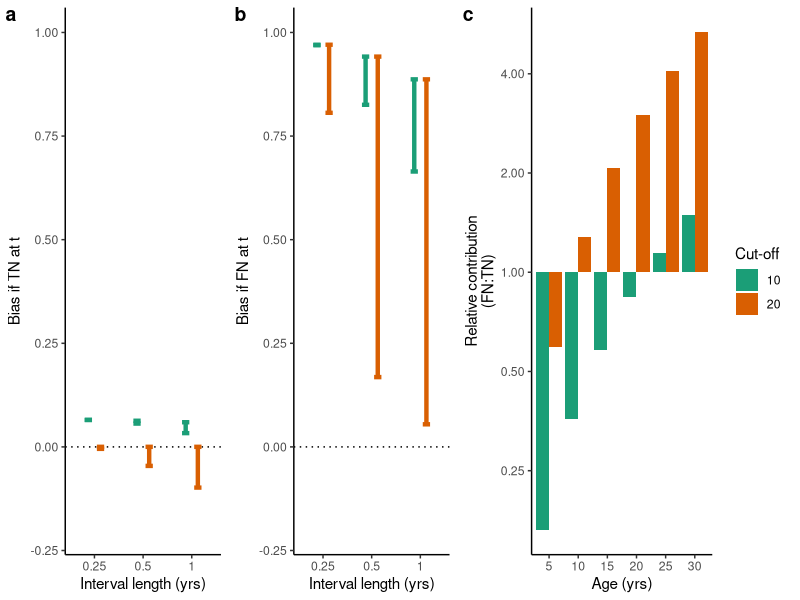
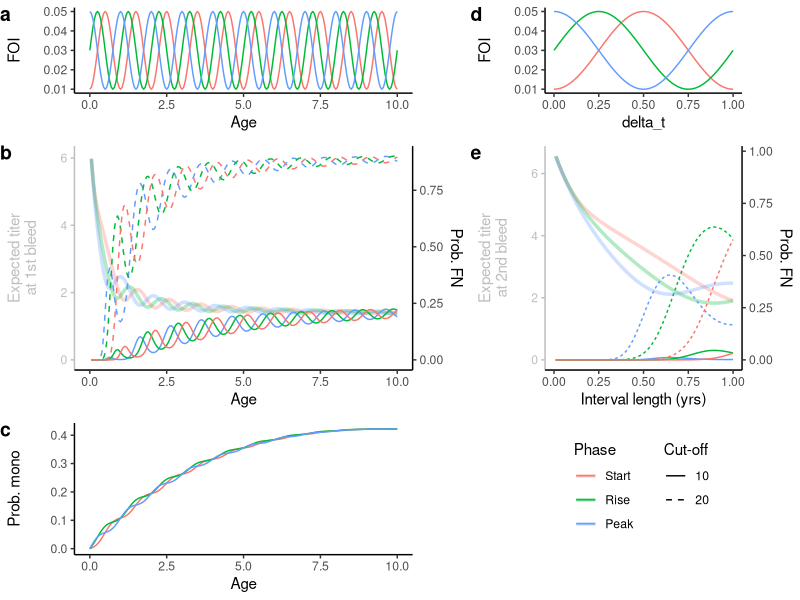

Reproduce these figures in R, in order.
#' ---
#' title: "Supplementary mathematical analysis: biases in force of infection inferred from seroincidence data"
#' author: ""
#' date: ""
#' header-includes:
#'   - \pagenumbering{gobble}
#' ---


#+ include = FALSE
knitr::opts_chunk$set(include = TRUE, echo = FALSE, warning = FALSE)


library(tidyverse); theme_set(theme_classic())
library(ggpubr)


# Salje, 2018 estimates
Omega = 1.33
Gamma = 5.39
Delta = 0.017 * 365.25
Sigma = 0.49
# Arbitrary relative amount of CXR titer
Omega0_rel = 0.2


#' Notations used throughout this document are defined as follows.

#' \begin{align*}
#' P(\ominus_t)     &= \text{Probability of testing negative at time $t$} \\
#' P(\oplus_t)      &= \text{Probability of testing positive at time $t$} \\
#' P(\ominus^T_t)   &= \text{Probability of being true negative at time $t$} \\
#' P(\oplus^T_t)    &= \text{Probability of being true positive at time $t$} \\
#' P(\ominus^F_t)   &= \text{Probability of being false negative at time $t$} \\
#' P(\oplus^F_t)    &= \text{Probability of being false positive at time $t$} \\
#' % ---- suspectibiliyy
#' P(S_{t} = i)     &= \text{Probability of having acquired $i$ infections at time $t$} \\
#' p_{a}            &= \text{Probability of escaping a particular serotype up till age $a$} \\
#' \bar{\lambda}    &= \text{Average historical per-serotype force of infection} \\
#' \lambda_t        &= \text{Per-serotype force of infection during time interval $(t, t + \Delta{t}]$} \\
#' % ---- titer-related
#' \omega           &= \text{Long-term persistent titer rise acquired upon primary dengue infection} \\
#' \gamma           &= \text{Temporary titer rise upon primary dengue infection} \\
#' \delta           &= \text{Rate of exponential decay in temporary titers} \\
#' \sigma           &= \text{Standard deviation of assay measurements from true underlying titer of a DENV-exposed individual} \\
#' \sigma_0         &= \text{Standard deviation of assay measurements from true underlying titer of a DENV-naive individual} \\
#' \nu              &= \text{Seropositivity titer cut-off} \\
#' \Phi(x)          &= \text{Cumulative density of a standard normal distribution at value $x$} \\
#' \end{align*}
#' 



#' Longitudinal serology is typically viewed as the gold standard for measuring levels of transmission within a time period as it directly measures serological changes of individuals. 
#' We can express the
#' \textbf{true probability of first infection incidence} during a time interval $(t, t + \Delta{t}]$ as

#' \begin{equation}
#' \begin{split}
#' P(S_{t + \Delta{t}} \ge 1 | S_{t} = 0) = P(S_{t + \Delta{t}} = 1 | S_{t} = 0) + P(S_{t + \Delta{t}} > 1 | S_{t} = 0)
#' \end{split}
#' \end{equation}
#'


#' \textbf{Probability of observing seroconversion} in an individual, $P(\oplus_{(t, t + \Delta{t}]} | \ominus_{t})$, can be expanded to a weighted average between probabilities of seroconverting given being truely negative at the first time point, $t$, and being falsely negative. 
#'

#' \begin{equation} \label{eq:seroconvert}
#' \begin{split}
#' P(\oplus_{(t, t + \Delta{t}]} | \ominus_{t}) =
#'       \frac{P( \ominus^T_{t} )}{P(\ominus_{t})}{[ P( \oplus^T_{t + \Delta{t}} | \ominus^T_{t} ) + P( \oplus^F_{t + \Delta{t}} | \ominus^T_{t} ) ]} +
#'       \frac{P( \ominus^F_{t} )}{P(\ominus_{t})}{[ P( \oplus^T_{t + \Delta{t}} | \ominus^F_{t} ) + P( \oplus^F_{t + \Delta{t}} | \ominus^F_{t} ) ]}
#' \end{split}
#' \end{equation}
#'





#' \textbf{Biases in seroconversion probabilities when truly negative at t}
#' from the true probability of first infection incidence is then
#  ..................

#' \begin{equation} \label{eq:bias_tneg}
#' \begin{split}
#' & [ P( \oplus^T_{(t, t + \Delta{t}]} | \ominus^T_{t} ) + P( \oplus^F_{(t, t + \Delta{t}]} | \ominus^T_{t} ) ]
#'     - P(S_{(t, t + \Delta{t}]} = 1 | S_{t} = 0) 
#'     - P(S_{(t, t + \Delta{t}]} > 1 | S_{t} = 0) \\
#' & =   P(S_{(t, t + \Delta{t}]} = 1 | S_{t} = 0) ~ P(\oplus^T_{(t, t + \Delta{t}]} | S_{(t, t + \Delta{t}]} = 1)
#'       + P(S_{(t, t + \Delta{t}]} > 1 | S_{t} = 0) ~ P(\oplus^T_{(t, t + \Delta{t}]} | S_{(t, t + \Delta{t}]} > 1) \\
#' &     + P(S_{(t, t + \Delta{t}]} = 0 | S_{t} = 0) ~ P(\oplus^F_{(t, t + \Delta{t}]} | S_{(t, t + \Delta{t}]} = 0)
#'       - P(S_{(t, t + \Delta{t}]} = 1 | S_{t} = 0) 
#'       - P(S_{(t, t + \Delta{t}]} > 1 | S_{t} = 0) \\
#' & =   P(S_{(t, t + \Delta{t}]} = 0 | S_{t} = 0) ~ P(\oplus^F_{(t, t + \Delta{t}]} | S_{(t, t + \Delta{t}]} = 0) \\
#' &     + P(S_{(t, t + \Delta{t}]} = 1 | S_{t} = 0) [ P(\oplus^T_{(t, t + \Delta{t}]} | S_{(t, t + \Delta{t}]} = 1) - 1 ] \\
#' &     + P(S_{(t, t + \Delta{t}]} > 1 | S_{t} = 0) [ P(\oplus^T_{(t, t + \Delta{t}]} | S_{(t, t + \Delta{t}]} > 1) - 1 ] \\
#' \end{split}
#' \end{equation}
#'

#' We can see that the bias is a weighted average between biases when no infection occurred during the interval ($S_{(t, t + \Delta{t}]} = 0, S_{t} = 0$), when one infection occurred during the interval ($S_{(t, t + \Delta{t}]} = 1 | S_{t} = 0$), and when more than one infection occurred during the interval ($S_{(t, t + \Delta{t}]} > 1 | S_{t} = 0$).
#' Assuming long-lived protection against infecting serotypes and no cross-protection between the serotypes, we can write the probabilities of these scenarios (i.e., the weights) for an individual of age $a$ at time $(t, t + \Delta{t}]$ as
#'

#' \begin{equation}
#' P(S_{(t, t + \Delta{t}]} = i) = {4 \choose i} ~ (e^{-\bar{\lambda}a})^{4-i} ~ (1 - e^{-\bar{\lambda}a})^{i}
#' \end{equation}
#'

#' Previous studies on the kinetics of anti-DENV antibodies have shown that the rise in antibody levels after having acquired one infection, i.e., monotypic titers, consists of a portion which diminishes within a year and  a portion which persists for longer (cite: Leah, Henrik). Following Salje et al, the kinetics of $H_{t}$, the true titer at time $t$, can be characterized as 
#' 

#' \begin{equation}
#' H_t = \omega + \gamma e^{-(t - \star{t}) \delta}
#' \end{equation}
#'

#' where $\omega$ is the long-term persistent titer acquired upon infection, $\gamma$ is the temporary titer rise, $\delta$ is the rate of exponential decay in temporary titer rise, and $\star{t}$ is time at which the infection occurred. For an assay with measurement noise which follows a normal distribution $N(0, \sigma^2)$,
#' using seropositivity cut-off $\nu$,
#' the probability of testing positive after being infected once is 
#'

#' \begin{equation}
#' P(\oplus^T_t | S_t = 1)
#' = 1 - \Phi(\frac{\nu - H_{t}}{\sigma})
#' \end{equation}
#'


#' In DENV-naive individuals, although anti-DENV antibodies are absent, cross-reactive titers against other \textit{Flaviviruses} in circulation could plausibly result in non-zero titers against DENV, $\omega_0$.
#' We can, in a similar manner, express the probability of testing positive when DENV-naive as
#'

#' \begin{equation}
#' P(\oplus^F_t | S_t = 0)
#' = 1 - \Phi(\frac{\nu - \omega_0}{\sigma})
#' \end{equation}
#'


#' Let probability of escaping a particular serotype during time interval $e^{-\lambda_t \Delta{t}} = p$,
#' we can express (\ref{eq:bias_tneg}) as

#' \begin{equation} \label{eq:bias_tneg_p}
#' \begin{split}
#' & p^4 ~ [ 1 - \Phi({\frac{\nu - \omega_0}{\sigma}}) ]
#'     + {4 \choose 1} ~ p^3 ~ (1-p) ~ [ (1 - \Phi({\frac{\nu - H_t}{\sigma}})) - 1 ]
#'     + [1 - p^4 - {4 \choose 1} ~ p^3 ~ (1-p) ] ~ [ 1 - 1 ] \\
#' & = p^4 ~ [ 1 - \Phi({\frac{\nu - \omega_0}{\sigma}}) ]
#'     - 4 ~ p^3 ~ (1-p) ~ \Phi({\frac{\nu - H_t}{\sigma}}))
#' \end{split}
#' \end{equation}
#'


# plot bias from true- at t
gTN_simple = 
    expand_grid(
        delta_t = c(0.25, 0.5, 1)
        , lambda_t = 0.03
        , nu = c(1,2)
        , sigma = Sigma
        , omega0 = Omega0_rel * Omega
    ) %>%
    mutate(
        product = delta_t * lambda_t
        , p = exp(-product)
        , Bias.lower = p^4 * (1 - pnorm(nu, omega0, sigma)) - 4 * p^3 * (1-p) * pnorm(nu, Omega + Gamma * exp(-Delta * delta_t), sigma)
        , Bias.upper = p^4 * (1 - pnorm(nu, omega0, sigma)) - 4 * p^3 * (1-p) * pnorm(nu, Omega + Gamma, sigma)
        , delta_t = factor(delta_t)
        , nu = factor(nu)
        , omega0 = factor(omega0)
    ) %>%
    ggplot(aes(x = delta_t, color = nu))+
    geom_hline(yintercept = 0, linetype = 3)+
    geom_errorbar(aes(
            ymin = Bias.lower, ymax = Bias.upper
            , group = paste(nu, omega0, delta_t)
        )
        , width = 0.3
        , linewidth = 1.5
        , position = position_dodge(0.5)
    )+
    xlab("Interval length (yrs)")+
    ylab("Bias if TN at t")+
    scale_color_brewer("Cut-off", palette = "Dark2", guide = "legend")



#' For the first case in Equation (\ref{eq:bias_tneg}) where no infection occurred, the bias increases when the seropostivity threshold is lowered.
#' In the second case where only one infection occurred, the bias becomes less negative when time since infection is small or when the seropostivity threshold is lowered.
#' Since time since infection in this case is bounded by the interval length, shorter bleeding intervals are more likely to be less negative.
#' Titers in individuals who have acquired multiple DENV infections, i.e., multitypic titers, are more robust and can be assumed to test negative at negligible levels. It follows that minimal bias would arise from the last case where more than one infection occurred during the interval.
#' 




#' \textbf{Biases in seroconversion probabilities when falsely negative at t},
#' under these described processes, 
#' can be expressed as
#  ..................

#' \begin{equation} \label{eq:bias_fneg}
#' \begin{split}
#' & P( \oplus^T_{(t, t + \Delta{t}]} | \ominus^F_{t}) + P( \oplus^F_{(t, t + \Delta{t}]} | \ominus^F_{t} ) 
#'     - P(S_{(t, t + \Delta{t}]} = 1 | S_{t} = 0) - P(S_{(t, t + \Delta{t}]} > 1 | S_{t} = 0) \\
#' & = P( \oplus^T_{(t, t + \Delta{t}]} | \ominus_{t}, S_{t} = 1) + 0
#'     - P(S_{(t, t + \Delta{t}]} = 1 | S_{t} = 0) - P(S_{(t, t + \Delta{t}]} > 1 | S_{t} = 0) \\
#' & = P( \oplus_{(t, t + \Delta{t}]}, S_{(t, t + \Delta{t}]} = 1 | \ominus_{t}, S_{t} = 1)
#'     + P( \oplus^T_{(t, t + \Delta{t}]}, S_{(t, t + \Delta{t}]} > 1 | \ominus^F_{t}, S_{t} = 1) \\
#' &   - P(S_{(t, t + \Delta{t}]} = 1 | S_{t} = 0) - P(S_{(t, t + \Delta{t}]} > 1 | S_{t} = 0) \\
#' \end{split}
#' \end{equation}
#'


#' The first case where $S_{(t, t + \Delta{t}]} = S_{t} = 1$ means that no infection occurred during the interval. $P(\oplus_{(t, t + \Delta{t}]})$ in this case has a lowerbound of $1 - \Phi(\frac{\nu - \omega}{\sigma})$. 
#' In the second case where infection(s) occurred during the interval, $S_{t} = 1$ and $S_{(t, t + \Delta{t}]} > 1$, $P(\oplus_{(t, t + \Delta{t}]}) \approx 1$.
#' Hence, $P(\oplus^T_{(t, t + \Delta{t}]} | \ominus^F_{t})$ is a weighted average between two quantities, $1 - \Phi(\frac{\nu - \omega}{\sigma})$ and $1$. Longer time between blood draws, $\Delta{t}$, and higher FOI, $\lambda_t$, during the interval tends the quantity towards $1$.
#' Again, for probability of escaping a particular serotype during the interval $p = e^{-\lambda_t \Delta{t}}$,
#' we can express (\ref{eq:bias_fneg}) as

#' \begin{equation} \label{eq:bias_fneg_p}
#' \begin{split}
#' & p^3 * (1 - \Phi(\frac{\nu - H_t}{\sigma})) + (1 - p^3) - (1 - p^4) \\
#' & = p^4 - \Phi(\frac{\nu - H_t}{\sigma}) p^3
#' \end{split}
#' \end{equation}
#'

# plot bias from false- at t
gFN_simple = 
    expand_grid(
        delta_t = c(0.25, 0.5, 1)
        , lambda_t = 0.03
        , nu = c(1,2)
    ) %>%
    mutate(
        product = delta_t * lambda_t
        , p = exp(-product)
        , Bias.lower = p^4 - pnorm(nu, Omega + Gamma * exp(-Delta * delta_t), Sigma) * p^3
        , Bias.upper = p^4 - pnorm(nu, Omega + Gamma, Sigma) * p^3
        , nu = factor(nu)
        , delta_t = factor(delta_t)
    ) %>%
    ggplot(aes(x = delta_t, color = nu))+
    geom_hline(yintercept = 0, linetype = 3)+
    geom_errorbar(aes(
            ymin = Bias.lower, ymax = Bias.upper
            , group = paste(nu, delta_t)
        )
        , width = 0.3
        , linewidth = 1.5
        , position = position_dodge(0.5)
    )+
    xlab("Interval length (yrs)")+
    ylab("Bias if FN at t")+
    scale_color_brewer("Cut-off", palette = "Dark2", guide = "legend")


#' \textbf{Relative contributions of the biases} can be expressed as
#  ..................

#' \begin{equation} \label{eq:rel}
#' \begin{split}
#' \frac{P(\ominus^F_{t}) }{ P(\ominus^T_{t})}
#' & = \frac{ P(S_{t} = 1) ~ P(\ominus^F_{t} | S_{t} = 1) }{ P(S_{t} = 0) ~ P(\ominus^T_{t} | S_{t} = 0) } \\
#' & = \frac{ {4 \choose 1} ~ (e^{-\bar{\lambda}a})^3 ~ (1 - e^{-\bar{\lambda}a}) }{ (e^{-\bar{\lambda}a})^4 } ~ \frac{ P(\ominus^F_{t} | S_{t} = 1) }{ P(\ominus^T_{t} | S_{t} = 0) } \\
#' & = 4 ~ \frac{ (1 - e^{-\bar{\lambda}a}) }{ (e^{-\bar{\lambda}a}) } ~ \frac{ P(\ominus^F_{t} | S_{t} = 1) }{ P(\ominus^T_{t} | S_{t} = 0) } \\
#' \end{split}
#' \end{equation}


#' The quantity is a product of the constant 4 and two variable components. The first variable component is zero when $a$ is zero or the average per-serotype force of infection $\bar{\lambda}$ is zero and grows as the product $\bar{\lambda}a$ increases.
#' The second variable component depends on the recency of the dengue infection with bounds
#'

#' \begin{equation}
#'     \frac{ \Phi(\frac{\nu - \omega - \gamma}{\sigma}) }{ \Phi(\frac{\nu - \omega_0}{\sigma}) }
#' \le \frac{ P(\ominus^F_{t} | S_{t} = 1) }{ P(\ominus^T_{t} | S_{t} = 0) } 
#' \le \frac{ \Phi(\frac{\nu - \omega}{\sigma}) }{ \Phi(\frac{\nu - \omega_0}{\sigma}) }
#' \le 1
#' \end{equation}
#' 


#' Assuming cross-reactive titer $\omega_0$ is at most $\omega$, the quantity is bounded at one.
#' Intuitively, lowering the positivity cut-off $\nu$ would decrease contribution of $\ominus^F_{t}$ to $\ominus_{t}$. However, the contribution can only be minimized down to $1 / (1 + { \Phi(\frac{\nu - \omega_0}{\sigma}) / \Phi(\frac{\nu - \omega - \gamma}{\sigma}) })$ and the efficiency of such reduction declines with age and historical FOI $\bar{\lambda}$.
#'

gRelative_simple = 
    expand_grid(
        nu = c(1,2)
        , avgLambda = 0.03
        , age = seq(5,30, by = 5)
    ) %>%
    mutate(val = (1 - exp(-avgLambda * age)) / exp(-avgLambda * age)) %>%    
    mutate(Upper = pnorm((nu - Omega)/Sigma) / pnorm((nu)/Sigma)) %>%
    mutate(Lower = pnorm((nu - Omega - Gamma)/Sigma) / pnorm((nu)/Sigma)) %>%
    mutate(
        age = factor(age)
        , nu = factor(nu)
    ) %>%
    ggplot(aes(x = age, fill = nu))+
    geom_col(aes(y = 4 * val * Upper, group = paste(nu, age))
        , position = "dodge"
    )+
    scale_y_continuous(
        "Relative contribution\n(FN:TN)", trans = "log2"
    )+
    xlab("Age (yrs)")+
    scale_fill_brewer("Cut-off"
        , palette = "Dark2"
        , guide = "legend"
        , labels = c(10,20)
    )

    
# .... plot the biases

#+ fig.height = 6
#+ fig.cap="\\label{fig:demo} Biases in seroconversion probabilities illustrated using antibody kinetics estimates from Salje, 2018. Biases in the case where the individual was a) true negative (TN) at pre-interval bleed versus b) false negative (FN) at pre-interval bleed. c) Upper bound of relative contribution between the FN and TN case to the seroconversion probability as a function of pre-interval age for seropositivity cut-offs 10 and 20."
ggarrange(
    ggarrange(
        gTN_simple + coord_cartesian(ylim = c(-0.2, 1))
        , gFN_simple + coord_cartesian(ylim = c(-0.2, 1))
        , nrow = 1
        , ncol = 2
        , common.legend = T
        , legend = "none"
        , align = 'h'
        , labels = "auto"
    )
    , gRelative_simple
    , ncol = 2
    , nrow = 1
    , widths = c(2,1.5)
    , labels = c("", "c")
)

#' Figure \ref{fig:demo} illustrates ranges of the biases and their relative contributions using mean parameter estimates of $\omega=`r Omega`$ and $\sigma=`r Sigma`$ from Salje, 2018 under various interval lengths and seropositivity cut-offs.
#' The amount of cross-reactive titers relative to DENV-specific titers was artibrarily set to 20\% ($\omega_0 = 0.2 \omega$). Per-serotype FOI (historical and during the interval) is set to 0.03.

#' Under these parameters, we can see that the magnitude of positive bias from false negative scenario at $t$ is far higher biases from the true negative scenario. Increasing the cut-off reduces the lower bound of such inflation (leading to greater uncertainty in the amount of bias introduced) and increases the contribution of the false negative scenario.

    
    



# ................

#' \textbf{Effects of seasonality on test positivity.}
#' The derivations, so far, assumes that FOI is constant throughout the year. 
#' However, it is conceivable that timings of the bleeds in relation to phases in the dengue seasons would lead to non-uniform distribution of the infections, and hence, may influence the expected biases.
#'

#' Let the per-serotype FOI at age $a$ of an individual $\lambda(a) = \bar{\lambda} + \delta_\lambda cos(2 \pi (a + \delta_t))$ where
#' $\delta_\lambda$ is the magnitude of fluctuation and $\delta_t$ governs the phase of the fluctuation in relation to age.
#' The per-serotype infection risk faced up till age $A$ is then
#'

#' \begin{equation}
#' \Lambda(A)
#' = \int_0^A \bar{\lambda} + \delta_\lambda cos(2 \pi (a + \delta_t)) \,da
#' = \bar{\lambda}A + \frac{\delta_\lambda}{2\pi} [ sin(2 \pi (A + \delta_t)) - sin(2 \pi \delta_t) ]
#' \end{equation}
#'

#' We can write the probability that the individual was infected by a particular serotype at age $A$ as $e^{-\Lambda(A)}\lambda(A)$.
#' Thus, the expected underlying titer of the individual at age $A_1$ given the individual was monotypically infected at that point is

#' \begin{equation}
#' \begin{split}
#' \mathbb{E}[H_{A_1} | S_{A_1} = 1]
#' & = \frac{3~e^{-\Lambda(A_1)} ~ \int_0^{A_1} (\omega + \gamma e^{-\delta(A_1 - A)}) ~ e^{-\Lambda(A)}\lambda(A) \,dA}{3~e^{-\Lambda(A_1)}~(1 - e^{-\Lambda(A_1)})} \\
#' & = \frac{\int_0^{A_1} (\omega + \gamma e^{-\delta(A_1 - A)}) ~ e^{-\Lambda(A)}\lambda(A) \,dA}{1 - e^{-\Lambda(A_1)}}
#' \end{split}
#' \end{equation}
#'

#' The growing contribution of $\bar{\lambda}A$ in $\Lambda(A)$ as age increases shrinks the impact of timing of the pre-interval blood draw in relation to seasonality.
#' Figure \ref{fig:season}a-c illustrates this shrinkage under parameter estimates from Salje, 2018.
#' On the other hand, for infections that occurred within the intervals, seasonality and the interval lengths dictates the distribution of time since infection at the second bleed (Figure \ref{fig:season}d). These timing variations affects the amount of titers waned, and consequentially, the probability of falsely testing negative at post-interval bleed. Figure \ref{fig:season}e illustrates this nuance under parameter estimates from Salje, 2018.


# FOI at time t
foi.t = function(time, phaseDiff, avgFoi = 0.03, deltaFoi = 0.02){
    # phaseDiff:
    # 1   = start at trough
    # 0.5 = start at midpoint between trough and peak
    # 0   = start at peak
    avgFoi + deltaFoi * cos((time -0.5 + phaseDiff) * 2*pi)
}

# FOI faced up till time t
foi.cum.t = function(time, phaseDiff, avgFoi = 0.03, deltaFoi = 0.02){
    # phaseDiff:
    # 1   = start at trough
    # 0.5 = start at midpoint between trough and peak
    # 0   = start at peak
    avgFoi*time + deltaFoi/(2*pi) * (
        sin( (time -0.5 + phaseDiff) * 2*pi ) -
        sin( (     -0.5 + phaseDiff) * 2*pi )
    )
}

# Probability of infection occurring at time t
probTime = function(time, phaseDiff, avgFoi = 0.03, deltaFoi = 0.02){
    # phaseDiff:
    # 0    = start at trough
    # 0.25 = start at midpoint between trough and peak (1/4 of season)
    # 0.5  = start at peak (1/2 of season)
    
    # probability of infection happening at time t
    # = probability of escaping up till t - dt *
    exp(-foi.cum.t(time, phaseDiff, avgFoi, deltaFoi)) *
    #   probability of being infected within dt
    foi.t(time, phaseDiff, avgFoi, deltaFoi)
}
    # # --- check that the math matches up -----
    # 1 - exp(-foi.cum.t(10.2, 0.5))
    # integrate(probTime, 0, 10.2, phaseDiff = 0.5)
    # # ----------------------------------------

# Probability of being monotypically infected at time t
probMono = function(time, phaseDiff, avgFoi = 0.03, deltaFoi = 0.02){
    # probability of escaping a particular serotype up till time t
    p = exp(-foi.cum.t(time, phaseDiff, avgFoi, deltaFoi))
    choose(4,1) * p^3 * (1-p)
}

# Expected titer at time t given infected once
monoTiter = function(times.eval, ...){
    sapply(times.eval, function(time.eval){
        integrate( function(time.infect){
                probTime(time.infect, ...) *
                (Omega + Gamma * exp(-Delta * (time.eval - time.infect)))
            }
            , 0
            , time.eval
        )$value /
        (1 - exp(-foi.cum.t(time.eval, ...)))
    })
    
}


Phase = c(
    '0' = 'Start'
    , '0.25' = 'Rise'
    , '0.5' = 'Peak'
)

Ages = seq(0, 10, by = 0.05)
gFoi =
    expand_grid(
        Age = Ages
        , phaseDiff = c(0, 0.25, 0.5)
    ) %>%
    mutate(
        FOI = foi.t(Age, phaseDiff)
        , Phase = factor(Phase[as.character(phaseDiff)], levels = Phase)
    ) %>%
    ggplot(aes(x = Age, y = FOI, group = Phase, color = Phase))+
    geom_line()

gTiter =
    expand_grid(
        Age = Ages
        , phaseDiff = c(0, 0.25, 0.5)
        , nu = c(1,2)
    ) %>%
    mutate(
        Titer = mapply(monoTiter, times.eval = Age, phaseDiff = phaseDiff)
        , pFN = pnorm((nu - Titer)/Sigma) *
            # scale for plotting
            (Omega + Gamma)
        , Phase = factor(Phase[as.character(phaseDiff)], levels = Phase)
    ) %>%
    ggplot(aes(x = Age, y = Titer, group = Phase, color = Phase))+
    geom_line(alpha = 0.3, linewidth = 1.2)+
    geom_line(aes(y = pFN, group = paste(Phase, nu), linetype = factor(nu)))+
    scale_y_continuous(
        'Expected titer\nat 1st bleed'
        , sec.axis = sec_axis(
            ~ . / (Omega + Gamma)
            , name = "Prob. FN"
        )
    )+
    scale_linetype_manual('Cut-off'
        , values = c(1,2)
        , labels = c(10,20)
    )+
    theme(
        axis.title.y.left = element_text(color = 'grey')
        , axis.text.y.left = element_text(color = 'grey')
        , axis.line.y.left = element_line(color = 'grey')
        , axis.ticks.y.left = element_line(color = 'grey')
        , legend.box = 'horizontal'
    )

gMono =
    expand_grid(
        Age = Ages
        , phaseDiff = c(0, 0.25, 0.5)
    ) %>%
    mutate(
        pMono = mapply(probMono, time = Age, phaseDiff = phaseDiff)
        , Phase = factor(Phase[as.character(phaseDiff)], levels = Phase)
    ) %>%
    ggplot(aes(x = Age, y = pMono, group = Phase, color = Phase))+
    geom_line()+
    ylab('Prob. mono')
    
gFoi.interval =
    expand_grid(
        delta_t = seq(0,1,by=0.01)
        , phaseDiff = c(0, 0.25, 0.5)
    ) %>%
    mutate(
        FOI = foi.t(delta_t, phaseDiff)
        , Phase = factor(Phase[as.character(phaseDiff)], levels = Phase)
    ) %>%
    ggplot(aes(x = delta_t, y = FOI, group = Phase, color = Phase))+
    geom_line()
    
gTiter.interval =
    expand_grid(
        delta_t = seq(0,1,by=0.01)
        , phaseDiff = c(0, 0.25, 0.5)
        , nu = c(1,2)
    ) %>%
    mutate(
        Titer = mapply(monoTiter, times.eval = delta_t, phaseDiff = phaseDiff)
        , pFN = pnorm((nu - Titer)/Sigma) *
            # scale for plotting
            (Omega + Gamma)
        , Phase = factor(Phase[as.character(phaseDiff)], levels = Phase)
    ) %>%
    ggplot(aes(x = delta_t, y = Titer, group = Phase, color = Phase))+
    geom_line(alpha = 0.3, linewidth = 1.2)+
    geom_line(aes(y = pFN, group = paste(Phase, nu), linetype = factor(nu)))+
    scale_y_continuous(
        'Expected titer\nat 2nd bleed'
        , sec.axis = sec_axis(
            ~ . / (Omega + Gamma)
            , name = "Prob. FN"
        )
    )+
    xlab('Interval length (yrs)')+
    theme(
        axis.title.y.left = element_text(color = 'grey')
        , axis.text.y.left = element_text(color = 'grey')
        , axis.line.y.left = element_line(color = 'grey')
        , axis.ticks.y.left = element_line(color = 'grey')
    )



#+ fig.cap="\\label{fig:season} Effects of timings of bleeds in relation to seasonality illustrated using antibody kinetics estimates from Salje, 2018. a) Per-serotype seasonal force of infection (FOI) in age. b) Expected pre-interval titer of a monotypically infected individual (tinted) and the corresponding probability of falsely testing negative given the titers at positivity threshold of 10 (solid) and 20 (dashed). c) Probability that the individual was monotypically infected. d) Relationship between per-serotype seasonal force of infection (FOI) and years since pre-interval bleed. e) Expected post-interval titer of individuals that acquired their first infection during the interval (tinted) and the corresponding probability of falsely testing negative given the titers at positivity threshold of 10 (solid) and 20 (dashed)."
ggarrange(
    gFoi
    , gFoi.interval
    , gTiter
    , gTiter.interval
    , gMono
    # , ggplot()+theme_void()
    , as_ggplot(get_legend(gTiter))
    , ncol = 2
    , nrow = 3
    , heights = c(1.5, 3, 2)
    , widths = c(5,3.5)
    , labels = c('a','d','b','e','c','')
    , hjust = 0
    , align = 'hv'
    , common.legend = T
    , legend = "none"
)

